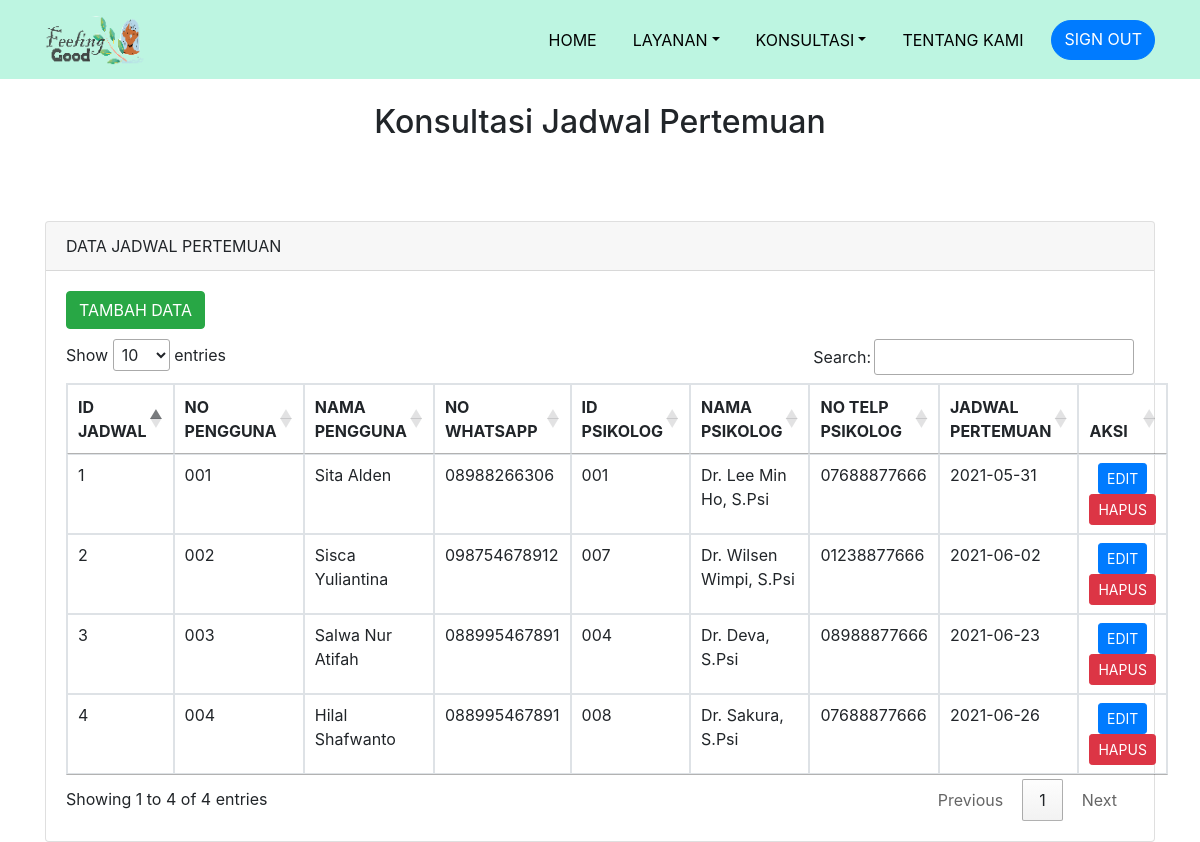
The app's page /jadwalper.php with its own data.
### tables this page shows
CREATE TABLE `jadwal_pertemuan` (
  `id_jadwal` int(20) NOT NULL,
  `no_pengguna` varchar(20) NOT NULL,
  `nama_pengguna` varchar(30) NOT NULL,
  `no_wa` varchar(15) NOT NULL,
  `id_psikolog` varchar(20) NOT NULL,
  `nama_psikolog` varchar(30) NOT NULL,
  `no_telp_psikolog` varchar(15) NOT NULL,
  `jadwal` date NOT NULL
);

### jadwalper.php (the view, shortened to what this page needs)
<!doctype html>
<html lang="en">
  <head>
    <head>
    <link rel="stylesheet" href="https://stackpath.bootstrapcdn.com/bootstrap/4.4.1/css/bootstrap.min.css">
    <link rel="stylesheet" href="//cdn.datatables.net/1.10.20/css/jquery.dataTables.min.css">
    <link rel="stylesheet" href="style/style.css">
  </head>
  <body>
    <nav class="navbar navbar-expand-lg navbar-light" style="background-color:rgb(189, 245, 225);">
      <div class="container">
        <a class="navbar-brand" href="#"><img src="gambar/logo3.png" alt="FeelingGood" width="100" height="50" class="d-inline-block align-text-top"></a>
       <div class="collapse navbar-collapse justify-content-end" id="navbarNavAltMarkup">
          <div class="navbar-nav ml-auto">
            <a class="nav- item nav-link active" aria-current="page" href="http://localhost/feelingood/img-ngobar/img/home.php">Home</a>
            <li class="nav-item dropdown">
              <a class="nav-link dropdown-toggle" data-bs-toggle="dropdown" href="#" role="button" aria-expanded="false">Layanan</a>
            </li>
            <li class="nav-item dropdown">
              <a class="nav-link dropdown-toggle" data-bs-toggle="dropdown" href="#" role="button" aria-expanded="false">Konsultasi</a>
            </li>
            <a class="nav- item nav-link" href="tentangkami.html">Tentang Kami</a>
            <a class="btn btn-primary tombol" href="http://localhost/feelingood/img-ngobar/img/login.php">Sign Out</a>
          </div>
        </div>
      </div>
    </nav>
    <br>
    <h2 align="center"> Konsultasi Jadwal Pertemuan </h2>
    <div class="container" style="margin-top: 80px">
      <div class="row">
        <div class="col-md-12">
          <div class="card">
            <div class="card-header">
              DATA JADWAL PERTEMUAN
            </div>
            <div class="card-body">
              <a href="tambah_jadwal.php" class="btn btn-md btn-success" style="margin-bottom: 10px">TAMBAH DATA</a>
              <table class="table table-bordered" id="myTable">
                <thead>
                  <tr>
                    <th scope="col">ID JADWAL</th>
                    <th scope="col">NO PENGGUNA</th>
                    <th scope="col">NAMA PENGGUNA</th>
                    <th scope="col">NO WHATSAPP</th>
                    <th scope="col">ID PSIKOLOG</th>
                    <th scope="col">NAMA PSIKOLOG</th>
                    <th scope="col">NO TELP PSIKOLOG</th>
                    <th scope="col">JADWAL PERTEMUAN</th>
                    <th scope="col">AKSI</th>
                  </tr>
                </thead>
                <tbody>
                  <?php
                      include('koneksi.php');
                      $no = 1;
                      $query = mysqli_query($connection,"SELECT * FROM jadwal_pertemuan");
                      while($row = mysqli_fetch_array($query)){
                  ?>
                  <tr>
                      <td><?php echo $no++ ?></td>
                      <td><?php echo $row['no_pengguna'] ?></td>
                      <td><?php echo $row['nama_pengguna'] ?></td>
                      <td><?php echo $row['no_wa'] ?></td>
                      <td><?php echo $row['id_psikolog'] ?></td>
                      <td><?php echo $row['nama_psikolog'] ?></td>
                      <td><?php echo $row['no_telp_psikolog'] ?></td>
                      <td><?php echo $row['jadwal'] ?></td>
                      <td class="text-center">
                        <a href="edit_jadwal.php?id=<?php echo $row['id_jadwal'] ?>" class="btn btn-sm btn-primary">EDIT</a>
                        <a href="hapus_jadwal.php?id=<?php echo $row['id_jadwal'] ?>" class="btn btn-sm btn-danger">HAPUS</a>
                      </td>
                  </tr>
                <?php } ?>
                </tbody>
              </table>
            </div>
          </div>
      </div>
    </div>
  </body>
</html>

### style/style.css (style rules this page uses)
.tombol { text-transform: uppercase; border-radius: 40px; }
@media (min-width: 992px) { .navbar-brand, .nav-link { color: black !important; text-shadow: 1px 1px 1px rgba(0, 0, 0, alpha) ; } }
@media (min-width: 992px) { .nav-link { text-transform: uppercase; margin-right: 20px; } }

### records on screen
jadwal_pertemuan: no_pengguna "001", nama_pengguna "Sita Alden", no_wa "08988266306", id_psikolog "001", nama_psikolog "Dr. Lee Min Ho, S.Psi", no_telp_psikolog "07688877666", jadwal "2021-05-31"
jadwal_pertemuan: no_pengguna "002", nama_pengguna "Sisca Yuliantina", no_wa "098754678912", id_psikolog "007", nama_psikolog "Dr. Wilsen Wimpi, S.Psi", no_telp_psikolog "01238877666", jadwal "2021-06-02"
jadwal_pertemuan: no_pengguna "003", nama_pengguna "Salwa Nur Atifah", no_wa "088995467891", id_psikolog "004", nama_psikolog "Dr. Deva, S.Psi", no_telp_psikolog "08988877666", jadwal "2021-06-23"
jadwal_pertemuan: no_pengguna "004", nama_pengguna "Hilal Shafwanto", no_wa "088995467891", id_psikolog "008", nama_psikolog "Dr. Sakura, S.Psi", no_telp_psikolog "07688877666", jadwal "2021-06-26"
